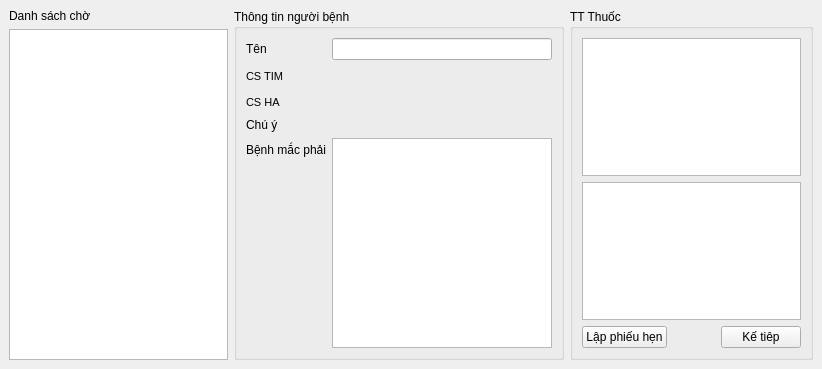
<?xml version="1.0" encoding="UTF-8"?>
<ui version="4.0">
 <class>tiemngua</class>
 <widget class="QMainWindow" name="tiemngua">
  <property name="geometry">
   <rect>
    <x>0</x>
    <y>0</y>
    <width>822</width>
    <height>369</height>
   </rect>
  </property>
  <property name="windowTitle">
   <string>Tiêm ngừa</string>
  </property>
  <widget class="QWidget" name="centralwidget">
   <layout class="QVBoxLayout" name="verticalLayout_5">
    <item>
     <layout class="QHBoxLayout" name="horizontalLayout_2">
      <item>
       <layout class="QVBoxLayout" name="verticalLayout_2">
        <item>
         <widget class="QLabel" name="label_5">
          <property name="text">
           <string>Danh sách chờ</string>
          </property>
         </widget>
        </item>
        <item>
         <widget class="QTreeView" name="danhsanhcho"/>
        </item>
       </layout>
      </item>
      <item>
       <widget class="QGroupBox" name="groupBox_2">
        <property name="title">
         <string>Thông tin người bệnh</string>
        </property>
        <layout class="QHBoxLayout" name="horizontalLayout_3">
         <item>
          <layout class="QFormLayout" name="formLayout">
           <property name="fieldGrowthPolicy">
            <enum>QFormLayout::ExpandingFieldsGrow</enum>
           </property>
           <item row="0" column="0">
            <widget class="QLabel" name="label_2">
             <property name="text">
              <string>Tên</string>
             </property>
            </widget>
           </item>
           <item row="0" column="1">
            <widget class="QLineEdit" name="ten">
             <property name="font">
              <font>
               <pointsize>9</pointsize>
              </font>
             </property>
            </widget>
           </item>
           <item row="1" column="0">
            <widget class="QLabel" name="label_3">
             <property name="font">
              <font>
               <pointsize>8</pointsize>
              </font>
             </property>
             <property name="text">
              <string>CS TIM</string>
             </property>
            </widget>
           </item>
           <item row="1" column="1">
            <widget class="QLabel" name="cstim">
             <property name="font">
              <font>
               <pointsize>13</pointsize>
              </font>
             </property>
             <property name="text">
              <string/>
             </property>
            </widget>
           </item>
           <item row="2" column="0">
            <widget class="QLabel" name="label_4">
             <property name="font">
              <font>
               <pointsize>8</pointsize>
              </font>
             </property>
             <property name="text">
              <string>CS HA</string>
             </property>
            </widget>
           </item>
           <item row="2" column="1">
            <widget class="QLabel" name="csha">
             <property name="font">
              <font>
               <pointsize>13</pointsize>
              </font>
             </property>
             <property name="text">
              <string/>
             </property>
            </widget>
           </item>
           <item row="3" column="0">
            <widget class="QLabel" name="label_13">
             <property name="text">
              <string>Chú ý</string>
             </property>
            </widget>
           </item>
           <item row="3" column="1">
            <widget class="QLabel" name="chuy">
             <property name="text">
              <string/>
             </property>
            </widget>
           </item>
           <item row="4" column="0">
            <widget class="QLabel" name="label">
             <property name="text">
              <string>Bệnh mắc phải</string>
             </property>
            </widget>
           </item>
           <item row="4" column="1">
            <widget class="QTreeView" name="danhsachbenh"/>
           </item>
          </layout>
         </item>
        </layout>
       </widget>
      </item>
      <item>
       <widget class="QGroupBox" name="groupBox">
        <property name="title">
         <string>TT Thuốc</string>
        </property>
        <layout class="QVBoxLayout" name="verticalLayout_4">
         <item>
          <layout class="QVBoxLayout" name="verticalLayout_3">
           <item>
            <widget class="QTableView" name="tableView"/>
           </item>
           <item>
            <widget class="QTreeView" name="treeView_ngayhen"/>
           </item>
          </layout>
         </item>
         <item>
          <layout class="QHBoxLayout" name="horizontalLayout">
           <item>
            <widget class="QPushButton" name="pushButton_3">
             <property name="text">
              <string>Lập phiếu hẹn</string>
             </property>
            </widget>
           </item>
           <item>
            <spacer name="horizontalSpacer">
             <property name="orientation">
              <enum>Qt::Horizontal</enum>
             </property>
             <property name="sizeHint" stdset="0">
              <size>
               <width>40</width>
               <height>20</height>
              </size>
             </property>
            </spacer>
           </item>
           <item>
            <widget class="QPushButton" name="pushButton_2">
             <property name="text">
              <string>Kế tiêp</string>
             </property>
            </widget>
           </item>
          </layout>
         </item>
        </layout>
       </widget>
      </item>
     </layout>
    </item>
   </layout>
  </widget>
  <action name="actionChon_nguoi_khong_theo_tt">
   <property name="text">
    <string>&amp;Danh sach bo qua</string>
   </property>
  </action>
 </widget>
 <resources/>
 <connections/>
</ui>
